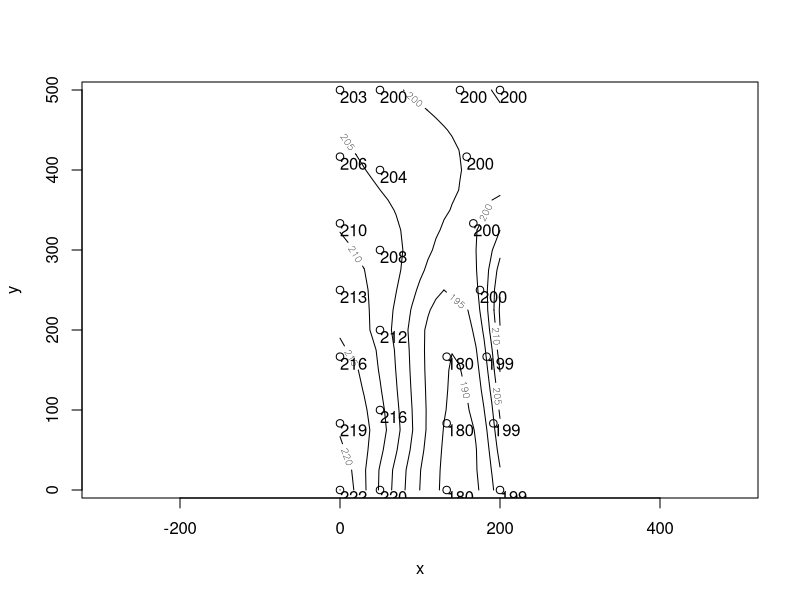

Write the R code that produced this figure.
genertopo <- function(length = 500, width=200, height=200, perc=4, east.dist = 50) {
    road.end <- height + perc * length/100
    ## Corner points: lowerleft, lower right, upper left, upper right.
    corner.df  <-  data.frame(x = c(0, width, 0, width),
                              y = c(0, 0, length, length),
                              z = c(road.end + perc * (width/4)/100,
                                    height + rnorm(1, sd = 2),
                                    height + rnorm(1, sd = 3), height
                                    )
                              )
    ## Neutral line at quarter of width from bottom to top
    neutr.points = 6
    neutr.df <- data.frame(x = rep(width/4, neutr.points),
                           y = seq(0, length, length.out = neutr.points),
                           z = seq(road.end, height, length.out = neutr.points)
                           )
    ## Edge points
    edge.points <- 5
    corner.idx  <- c(1, edge.points + 2)# Corner index to remove
    ## y from south to north
    edge.y  <- seq(0,
                   length,
                   length.out = edge.points + 2)[-corner.idx]
    ## East edge moves easter only southest point removed
    east.x  <- seq(width,
                   width - east.dist,
                   length.out = edge.points + 2)[-corner.idx[1]]
    ## Only south east corner removed from z
    east.df <- data.frame(x = east.x,
                          y = c(edge.y, length), # Northern edge added
                          z = seq(corner.df[2, "z"],
                                  height,
                                  length.out = edge.points + 2)[-corner.idx[1]]
                          )
    ## West edge
    west.df <- data.frame(x = rep(0, edge.points),
                          y = edge.y,
                          z = seq(corner.df[1, "z"],
                                  corner.df[3, "z"],
                                  length.out = edge.points + 2)[-corner.idx]
                          )
    ## Divider between planned and ori road
    div.points = 3
    divider.df <- data.frame(x = rep(2 * width/3, div.points),
                             y = seq(0, length/3, length.out = div.points),
                             z = rep(height - perc * length/100, div.points)
                             )
    rbind(corner.df, neutr.df, east.df, west.df, divider.df)
}

topo <- genertopo()

topo.loess <- loess(z ~ x * y, topo,span=0.5, normalize=F)
topo.ma <- list(x=seq(0,200,10),y=seq(0,500,length.out = 21))
topo.lo <- predict(topo.loess, expand.grid(topo.ma), se=T)
library(MASS)
eqscplot(topo.ma, typ="n")
contour(topo.ma$x, topo.ma$y, topo.lo$fit, add=T)
points(topo[,1:2])
text(topo[,"x"], topo[,"y"], round(topo[,"z"]), adj=c(0,1))
